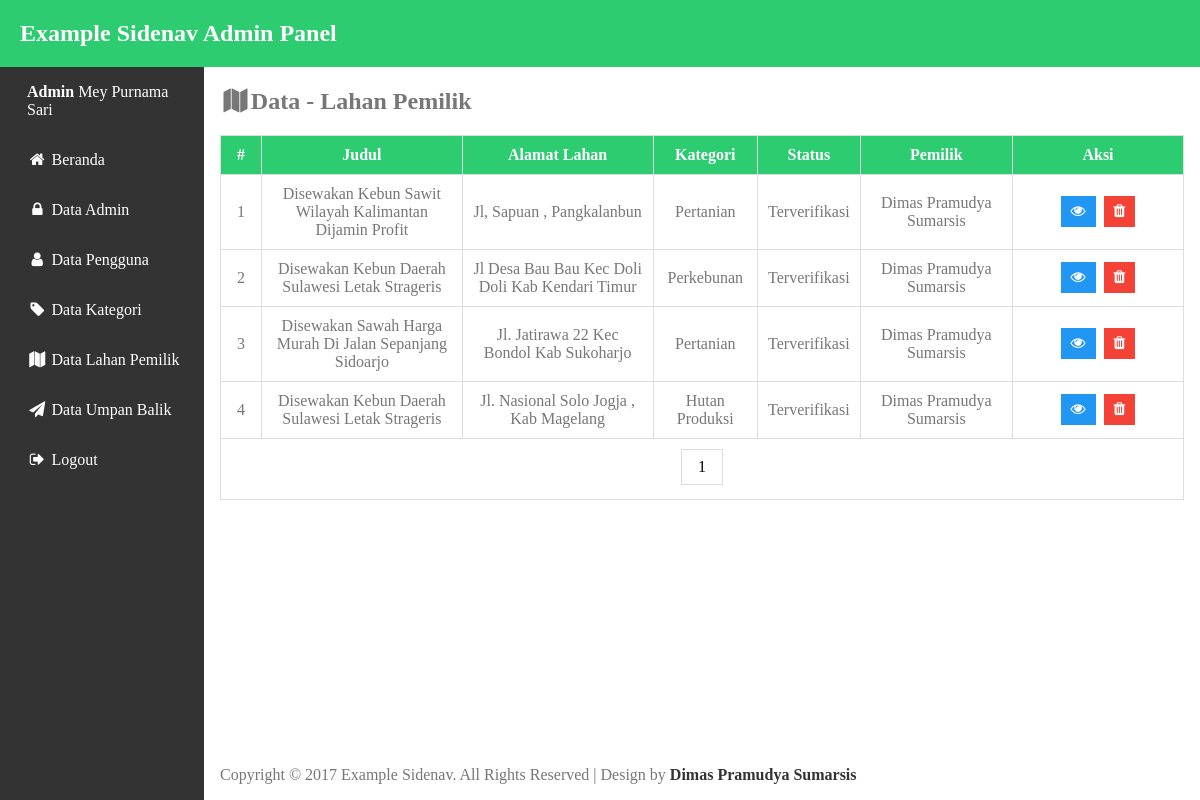
The app's page /adm/fieldData.php (signed in), older data.
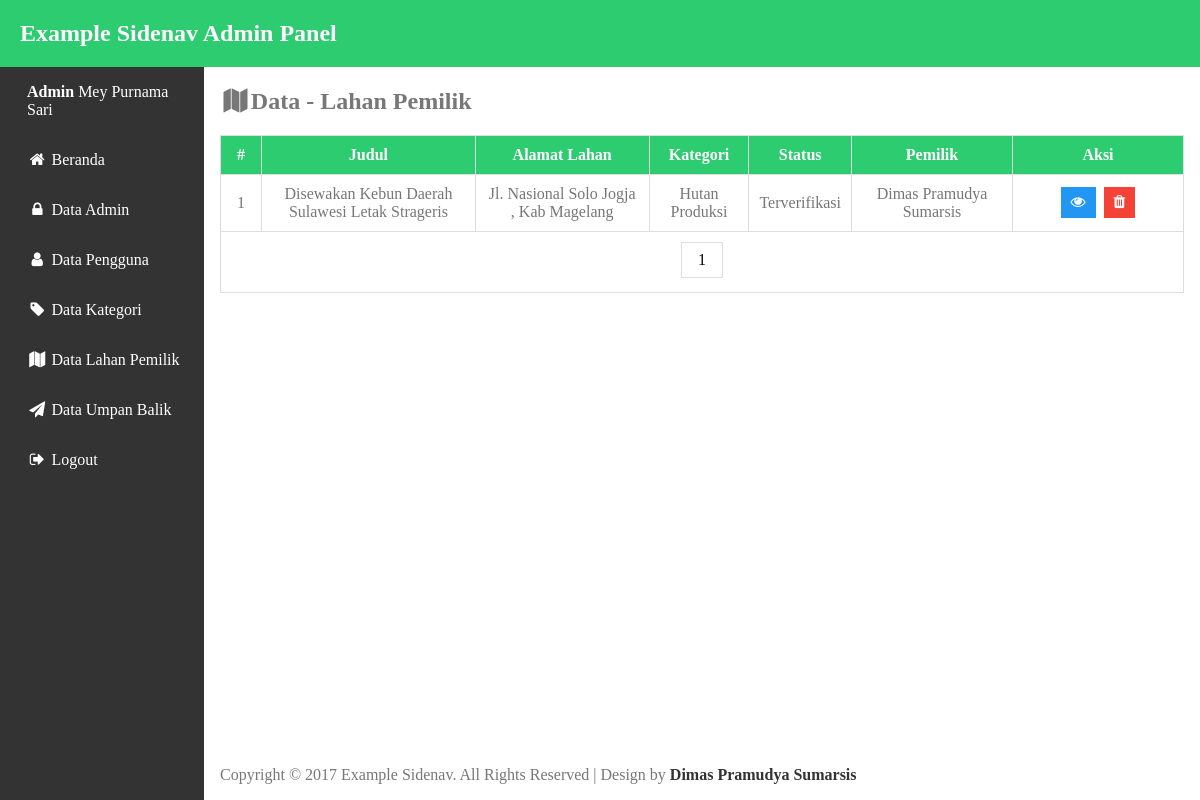
The same page, newer data.
### tables this page shows
CREATE TABLE `tb_lahan` (
  `id_lahan` int(11) NOT NULL,
  `id_user` int(11) NOT NULL,
  `id_kategori` int(11) NOT NULL,
  `judul` varchar(100) NOT NULL,
  `alamat_lahan` varchar(100) NOT NULL,
  `luas` varchar(7) NOT NULL,
  `sertifikasi` varchar(60) NOT NULL,
  `deskripsi` text NOT NULL,
  `harga` int(11) NOT NULL,
  `kurun_sewa` varchar(10) NOT NULL,
  `status` varchar(20) NOT NULL,
  `kondisi` varchar(10) NOT NULL,
  `fasilitas_irigasi` varchar(60) NOT NULL,
  `fasilitas_tanah` varchar(60) NOT NULL,
  `fasilitas_jalan` varchar(60) NOT NULL,
  `fasilitas_pemandangan` varchar(60) NOT NULL,
  `foto_lahan` varchar(255) NOT NULL,
  `fieldCreate_at` varchar(100) DEFAULT NULL,
  `fieldUpdate_at` varchar(100) DEFAULT NULL
);

CREATE TABLE `tb_kategori` (
  `id_kategori` int(11) NOT NULL,
  `kategori` varchar(20) NOT NULL,
  `create_at` varchar(100) DEFAULT NULL,
  `update_at` varchar(100) DEFAULT NULL
);

CREATE TABLE `tb_user` (
  `id_user` int(8) NOT NULL,
  `nama_depan` varchar(15) NOT NULL,
  `nama_belakang` varchar(60) NOT NULL,
  `email` varchar(60) NOT NULL,
  `password` varchar(255) NOT NULL,
  `alamat` varchar(100) NOT NULL,
  `telepon` varchar(13) NOT NULL,
  `profesi` varchar(20) NOT NULL,
  `foto` varchar(200) NOT NULL,
  `create_at` varchar(100) DEFAULT NULL,
  `update_at` varchar(100) DEFAULT NULL
);

### adm/fieldData.php (the view, shortened to what this page needs)
<?php
    require_once "db.php";
    $limit = 5;
    $sql = "SELECT * FROM tb_lahan INNER JOIN tb_user ON tb_lahan.id_user=tb_user.id_user INNER JOIN tb_kategori ON tb_lahan.id_kategori=tb_kategori.id_kategori ORDER BY status ASC";
    $query = $db->prepare($sql);
    $query->execute();
    $total_result = $query->rowCount();
    $total_pages = ceil($total_result/$limit);
    if(!isset($_GET['page']))
    {
      $page = 1;
    }
    else
    {
      $page = $_GET['page'];
    }
    $starting_limit = ($page-1)*$limit;
    $show = "SELECT * FROM tb_lahan INNER JOIN tb_user ON tb_lahan.id_user=tb_user.id_user INNER JOIN tb_kategori ON tb_lahan.id_kategori=tb_kategori.id_kategori ORDER BY status ASC LIMIT $starting_limit , $limit";
    $showquery = $db->prepare($show);
    $showquery->execute();
    $data = $showquery->fetchAll();
 ?>
<!DOCTYPE html>
<html>
<head>
<link rel="stylesheet" type="text/css" href="css/style.css">
<link rel="stylesheet" href="css/font-awesome.min.css">
</head>
<body>
<?php include "template/header.php"; ?>
<div class="wrapper">
  <div class="content">
    <h2><i class="fa fa-map fa-fw" aria-hidden="true"></i>Data - Lahan Pemilik</h2>
    <div style="overflow-x:auto;">
      <table id="myTable">
        <tr>
          <th class="no-column">#</th>
          <th>Judul</th>
          <th>Alamat Lahan</th>
          <th>Kategori</th>
          <th>Status</th>
          <th>Pemilik</th>
          <th class="action-column">Aksi</th>
        </tr>
        <?php
        $no=1;
        foreach ($data as $value) { ?>
        <tr>
            <td><?php echo $no++ ?></td>
            <td><?php echo $value['judul'];?></td>
            <td><?php echo $value['alamat_lahan'];?></td>
            <td><?php echo $value['kategori'];?></td>
            <td><?php echo $value['status'];?></td>
            <td><?php echo $value['nama_depan'] . '&nbsp;' . $value['nama_belakang'];?></td>
            <td>
            <a href="fieldView.php?id_lahan=<?php echo $value['id_lahan']; ?>" class="btn act info"><i class="fa fa-eye"></i></a>
            <a href="fieldProses.php?id_lahan=<?php echo $value['id_lahan']; ?>" class="btn act danger"><i class="fa fa-trash"></i></a>
          </td>
        </tr>
        <?php } ?>
        <tr>
          <td colspan="8">
            <div class="pagination">
              <?php for($page=1; $page <= $total_pages ; $page++):?>
                  <a href="<?php echo "?page=$page" ?>"><?php echo $page; ?></a>
              <?php endfor; ?>
            </div>
          </td>
        </tr>
      </table>
    </div>
<?php include "template/footer.php"; ?>
</div>
</body>
</html>

Row changes from the older to the newer data that the page shows:
removed tb_lahan: judul "Disewakan Kebun Sawit Wilayah Kalimantan Dijamin Profit", alamat_lahan "Jl, Sapuan , Pangkalanbun", id_kategori.kategori "Pertanian", status "Terverifikasi", id_user.nama_depan "Dimas", id_user.nama_belakang "Pramudya Sumarsis"
removed tb_lahan: judul "Disewakan Kebun Daerah Sulawesi Letak Strageris", alamat_lahan "Jl Desa Bau Bau Kec Doli Doli Kab Kendari Timur", id_kategori.kategori "Perkebunan", status "Terverifikasi", id_user.nama_depan "Dimas", id_user.nama_belakang "Pramudya Sumarsis"
removed tb_lahan: judul "Disewakan Sawah Harga Murah Di Jalan Sepanjang Sidoarjo", alamat_lahan "Jl. Jatirawa 22 Kec Bondol Kab Sukoharjo", id_kategori.kategori "Pertanian", status "Terverifikasi", id_user.nama_depan "Dimas", id_user.nama_belakang "Pramudya Sumarsis"
